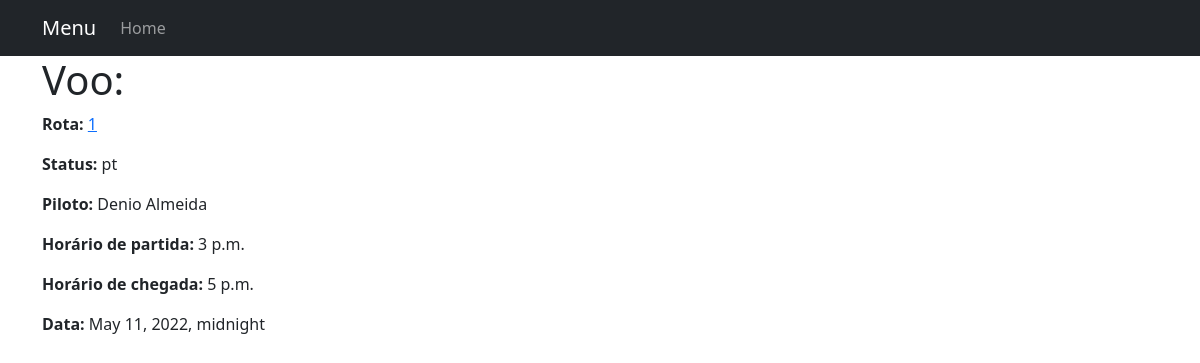
Screenshot of /crud/consultar-voos/1 with the database file from the repository.
### rota/models.py (models this page shows)
class Voo(models.Model):
    STATUS_POSSIVEIS = (
        ('em', 'embarcando'),
        ('ca', 'cancelado'),
        ('pr', 'programado'),
        ('ta', 'taxiando'),
        ('pt', 'pronto'),
        ('ao', 'autorizado'),
        ('vo', 'em_voo'),
        ('at', 'aterrisao')
    )
    rota = models.ForeignKey(Rota, on_delete=models.CASCADE, null=True)
    id = models.IntegerField(primary_key=True)
    status = models.CharField(max_length=2, null=False, choices=STATUS_POSSIVEIS)
    piloto = models.CharField(max_length=20, null=False)
    hora_partida = models.TimeField(auto_now=False, null=True)
    hora_chegada = models.TimeField(auto_now=False, null=True)
    data = models.DateTimeField(null=True)
    class Meta:
        db_table = 'voos'

### rota/views.py (the view)
# urls.py: path('crud/consultar-voos/<int:pk>', views.VooDetailView.as_view(), name='voo-detail'),
class VooDetailView(DetailView):
    model = Voo
    template_name = 'crud/consultar_voos/voo_detail.html'

### templates/crud/consultar_voos/voo_detail.html (shortened to what this page needs)
{% extends "base.html" %}
{% block content %}
    <h1>Voo: {{ voo.codigo }}</h1>
    <p><strong>Rota:</strong> <a href="">{{ voo.rota_id }}</a></p>
    <p><strong>Status:</strong> {{ voo.status }}</p>
    <p><strong>Piloto:</strong> {{ voo.piloto }}</p>
    <p><strong>Horário de partida:</strong> {{ voo.hora_partida }}</p>
    <p><strong>Horário de chegada:</strong> {{ voo.hora_chegada }}</p>
    <p><strong>Data:</strong> {{ voo.data }}</p>
{% endblock %}

### rows the page displays
Voo: rota_id "1", status "pt", piloto "Denio Almeida", hora_partida "3 p.m.", hora_chegada "5 p.m.", data "May 11, 2022, midnight"
